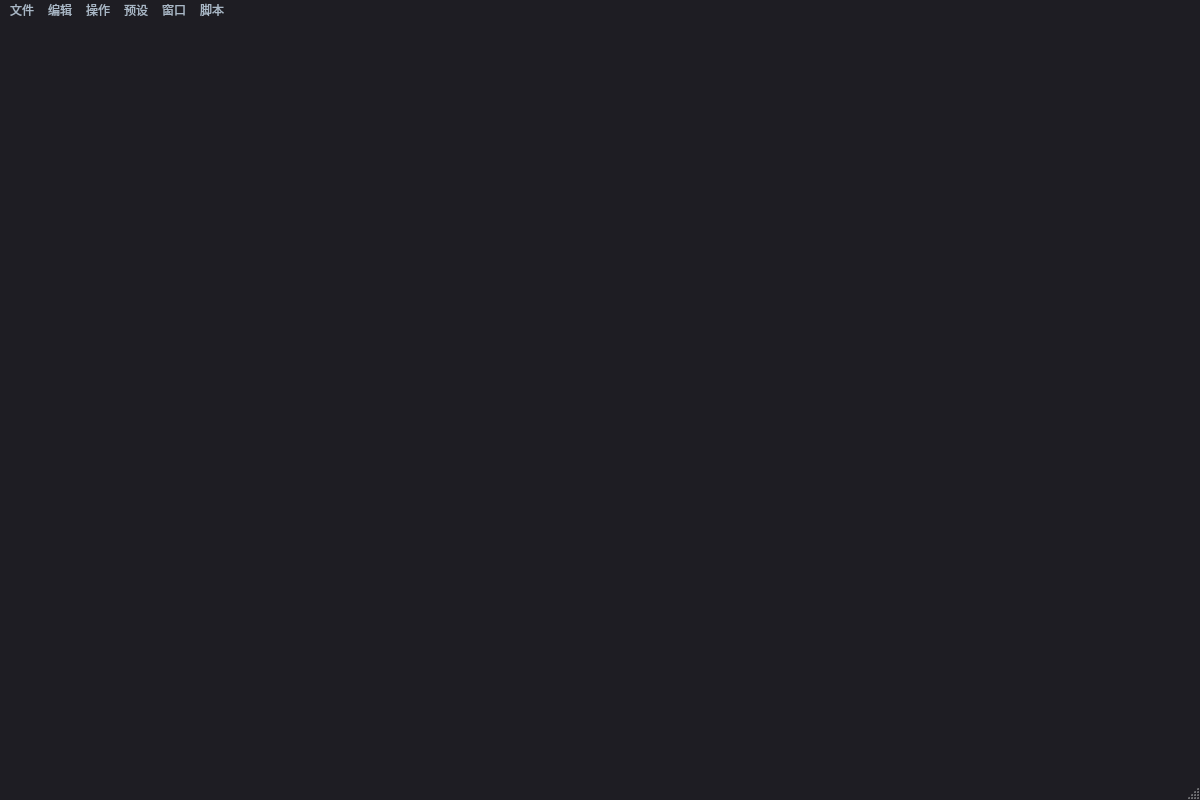
<?xml version="1.0" encoding="UTF-8"?>
<ui version="4.0">
 <class>MainWindow</class>
 <widget class="QMainWindow" name="MainWindow">
  <property name="geometry">
   <rect>
    <x>0</x>
    <y>0</y>
    <width>1200</width>
    <height>800</height>
   </rect>
  </property>
  <property name="windowTitle">
   <string>MainWindow</string>
  </property>
  <property name="styleSheet">
   <string notr="true">/*
Material Dark Style Sheet for QT Applications
Author: Jaime A. Quiroga P.
Inspired on https://github.com/jxfwinter/qt-material-stylesheet
Company: GTRONICK
Last updated: 04/12/2018, 15:00.
Available at: https://github.com/GTRONICK/QSS/blob/master/MaterialDark.qss
*/

QMainWindow {
	background-color:#1e1d23;
}
QDialog {
	background-color:#1e1d23;
}
QColorDialog {
	background-color:#1e1d23;
}
QTextEdit {
	background-color:#1e1d23;
	color: #a9b7c6;
}
QPlainTextEdit {
	selection-background-color:#007b50;
	background-color:#1e1d23;
	border-style: solid;
	border-top-color: transparent;
	border-right-color: transparent;
	border-left-color: transparent;
	border-bottom-color: transparent;
	border-width: 1px;
	color: #a9b7c6;
}
QPushButton{
	border-style: solid;
	border-top-color: transparent;
	border-right-color: transparent;
	border-left-color: transparent;
	border-bottom-color: transparent;
	border-width: 1px;
	border-style: solid;
	color: #a9b7c6;
	padding: 2px;
	background-color: #1e1d23;
}
QPushButton::default{
	border-style: inset;
	border-top-color: transparent;
	border-right-color: transparent;
	border-left-color: transparent;
	border-bottom-color: #04b97f;
	border-width: 1px;
	color: #a9b7c6;
	padding: 2px;
	background-color: #1e1d23;
}
QToolButton {
	border-style: solid;
	border-top-color: transparent;
	border-right-color: transparent;
	border-left-color: transparent;
	border-bottom-color: #04b97f;
	border-bottom-width: 1px;
	border-style: solid;
	color: #a9b7c6;
	padding: 2px;
	background-color: #1e1d23;
}
QToolButton:hover{
	border-style: solid;
	border-top-color: transparent;
	border-right-color: transparent;
	border-left-color: transparent;
	border-bottom-color: #37efba;
	border-bottom-width: 2px;
	border-style: solid;
	color: #FFFFFF;
	padding-bottom: 1px;
	background-color: #1e1d23;
}
QPushButton:hover{
	border-style: solid;
	border-top-color: transparent;
	border-right-color: transparent;
	border-left-color: transparent;
	border-bottom-color: #37efba;
	border-bottom-width: 1px;
	border-style: solid;
	color: #FFFFFF;
	padding-bottom: 2px;
	background-color: #1e1d23;
}
QPushButton:pressed{
	border-style: solid;
	border-top-color: transparent;
	border-right-color: transparent;
	border-left-color: transparent;
	border-bottom-color: #37efba;
	border-bottom-width: 2px;
	border-style: solid;
	color: #37efba;
	padding-bottom: 1px;
	background-color: #1e1d23;
}
QPushButton:disabled{
	border-style: solid;
	border-top-color: transparent;
	border-right-color: transparent;
	border-left-color: transparent;
	border-bottom-color: #808086;
	border-bottom-width: 2px;
	border-style: solid;
	color: #808086;
	padding-bottom: 1px;
	background-color: #1e1d23;
}
QLineEdit {
	border-width: 1px; border-radius: 4px;
	border-color: rgb(58, 58, 58);
	border-style: inset;
	padding: 0 8px;
	color: #a9b7c6;
	background:#1e1d23;
	selection-background-color:#007b50;
	selection-color: #FFFFFF;
}
QLabel {
	color: #a9b7c6;
}
QLCDNumber {
	color: #37e6b4;
}
QProgressBar {
	text-align: center;
	color: rgb(240, 240, 240);
	border-width: 1px; 
	border-radius: 10px;
	border-color: rgb(58, 58, 58);
	border-style: inset;
	background-color:#1e1d23;
}
QProgressBar::chunk {
	background-color: #04b97f;
	border-radius: 5px;
}
QMenuBar {
	background-color: #1e1d23;
}
QMenuBar::item {
	color: #a9b7c6;
  	spacing: 3px;
  	padding: 1px 4px;
  	background: #1e1d23;
}

QMenuBar::item:selected {
  	background:#1e1d23;
	color: #FFFFFF;
}
QMenu::item:selected {
	border-style: solid;
	border-top-color: transparent;
	border-right-color: transparent;
	border-left-color: #04b97f;
	border-bottom-color: transparent;
	border-left-width: 2px;
	color: #FFFFFF;
	padding-left:15px;
	padding-top:4px;
	padding-bottom:4px;
	padding-right:7px;
	background-color: #1e1d23;
}
QMenu::item {
	border-style: solid;
	border-top-color: transparent;
	border-right-color: transparent;
	border-left-color: transparent;
	border-bottom-color: transparent;
	border-bottom-width: 1px;
	border-style: solid;
	color: #a9b7c6;
	padding-left:17px;
	padding-top:4px;
	padding-bottom:4px;
	padding-right:7px;
	background-color: #1e1d23;
}
QMenu{
	background-color:#1e1d23;
}
QTabWidget {
	color:rgb(0,0,0);
	background-color:#1e1d23;
}
QTabWidget::pane {
		border-color: rgb(77,77,77);
		background-color:#1e1d23;
		border-style: solid;
		border-width: 1px;
    	border-radius: 6px;
}
QTabBar::tab {
	border-style: solid;
	border-top-color: transparent;
	border-right-color: transparent;
	border-left-color: transparent;
	border-bottom-color: transparent;
	border-bottom-width: 1px;
	border-style: solid;
	color: #808086;
	padding: 3px;
	margin-left:3px;
	background-color: #1e1d23;
}
QTabBar::tab:selected, QTabBar::tab:last:selected, QTabBar::tab:hover {
  	border-style: solid;
	border-top-color: transparent;
	border-right-color: transparent;
	border-left-color: transparent;
	border-bottom-color: #04b97f;
	border-bottom-width: 2px;
	border-style: solid;
	color: #FFFFFF;
	padding-left: 3px;
	padding-bottom: 2px;
	margin-left:3px;
	background-color: #1e1d23;
}

QCheckBox {
	color: #a9b7c6;
	padding: 2px;
}
QCheckBox:disabled {
	color: #808086;
	padding: 2px;
}

QCheckBox:hover {
	border-radius:4px;
	border-style:solid;
	padding-left: 1px;
	padding-right: 1px;
	padding-bottom: 1px;
	padding-top: 1px;
	border-width:1px;
	border-color: rgb(87, 97, 106);
	background-color:#1e1d23;
}
QCheckBox::indicator:checked {

	height: 10px;
	width: 10px;
	border-style:solid;
	border-width: 1px;
	border-color: #04b97f;
	color: #a9b7c6;
	background-color: #04b97f;
}
QCheckBox::indicator:unchecked {

	height: 10px;
	width: 10px;
	border-style:solid;
	border-width: 1px;
	border-color: #04b97f;
	color: #a9b7c6;
	background-color: transparent;
}
QRadioButton {
	color: #a9b7c6;
	background-color: #1e1d23;
	padding: 1px;
}
QRadioButton::indicator:checked {
	height: 10px;
	width: 10px;
	border-style:solid;
	border-radius:5px;
	border-width: 1px;
	border-color: #04b97f;
	color: #a9b7c6;
	background-color: #04b97f;
}
QRadioButton::indicator:!checked {
	height: 10px;
	width: 10px;
	border-style:solid;
	border-radius:5px;
	border-width: 1px;
	border-color: #04b97f;
	color: #a9b7c6;
	background-color: transparent;
}
QStatusBar {
	color:#027f7f;
}
QSpinBox {
	color: #a9b7c6;	
	background-color: #1e1d23;
}
QDoubleSpinBox {
	color: #a9b7c6;	
	background-color: #1e1d23;
}
QTimeEdit {
	color: #a9b7c6;	
	background-color: #1e1d23;
}
QDateTimeEdit {
	color: #a9b7c6;	
	background-color: #1e1d23;
}
QDateEdit {
	color: #a9b7c6;	
	background-color: #1e1d23;
}
QComboBox {
	color: #a9b7c6;	
	background: #1e1d23;
}
QComboBox:editable {
	background: #1e1d23;
	color: #a9b7c6;
	selection-background-color: #1e1d23;
}
QComboBox QAbstractItemView {
	color: #a9b7c6;	
	background: #1e1d23;
	selection-color: #FFFFFF;
	selection-background-color: #1e1d23;
}
QComboBox:!editable:on, QComboBox::drop-down:editable:on {
	color: #a9b7c6;	
	background: #1e1d23;
}
QFontComboBox {
	color: #a9b7c6;	
	background-color: #1e1d23;
}
QToolBox {
	color: #a9b7c6;
	background-color: #1e1d23;
}
QToolBox::tab {
	color: #a9b7c6;
	background-color: #1e1d23;
}
QToolBox::tab:selected {
	color: #FFFFFF;
	background-color: #1e1d23;
}
QScrollArea {
	color: #FFFFFF;
	background-color: #1e1d23;
}
QSlider::groove:horizontal {
	height: 5px;
	background: #04b97f;
}
QSlider::groove:vertical {
	width: 5px;
	background: #04b97f;
}
QSlider::handle:horizontal {
	background: qlineargradient(x1:0, y1:0, x2:1, y2:1, stop:0 #b4b4b4, stop:1 #8f8f8f);
	border: 1px solid #5c5c5c;
	width: 14px;
	margin: -5px 0;
	border-radius: 7px;
}
QSlider::handle:vertical {
	background: qlineargradient(x1:1, y1:1, x2:0, y2:0, stop:0 #b4b4b4, stop:1 #8f8f8f);
	border: 1px solid #5c5c5c;
	height: 14px;
	margin: 0 -5px;
	border-radius: 7px;
}
QSlider::add-page:horizontal {
    background: white;
}
QSlider::add-page:vertical {
    background: white;
}
QSlider::sub-page:horizontal {
    background: #04b97f;
}
QSlider::sub-page:vertical {
    background: #04b97f;
}

/* 垂直滚动条整体区域 */
QScrollBar:vertical {
    background: #1e1d23;
    width: 12px;
    margin: 0px 0px 0px 0px;
}

/* 垂直滚动条滑块 */
QScrollBar::handle:vertical {
    background: #3a3a3a; /* 深灰色滑块 */
    min-height: 20px;
    border-radius: 6px;
    margin: 2px;
}

/* 鼠标悬停在滑块上时变为主题翠绿色 */
QScrollBar::handle:vertical:hover {
    background: #04b97f;
}

/* 隐藏垂直滚动条顶部的箭头按钮 */
QScrollBar::add-line:vertical, QScrollBar::sub-line:vertical {
    height: 0px;
}

/* 水平滚动条整体区域 */
QScrollBar:horizontal {
    background: #1e1d23;
    height: 12px;
    margin: 0px 0px 0px 0px;
}

/* 水平滚动条滑块 */
QScrollBar::handle:horizontal {
    background: #3a3a3a;
    min-width: 20px;
    border-radius: 6px;
    margin: 2px;
}

/* 鼠标悬停在滑块上 */
QScrollBar::handle:horizontal:hover {
    background: #04b97f;
}

/* 隐藏水平滚动条两端的箭头按钮 */
QScrollBar::add-line:horizontal, QScrollBar::sub-line:horizontal {
    width: 0px;
}

/* 滚动条背景（槽） */
QScrollBar::add-page:vertical, QScrollBar::sub-page:vertical,
QScrollBar::add-page:horizontal, QScrollBar::sub-page:horizontal {
    background: none;
}

QListView {
	selection-background-color:#FFFFFF;
	background-color:#1e1d23;
	border-style: solid;
	border-top-color: transparent;
	border-right-color: transparent;
	border-left-color: transparent;
	border-bottom-color: transparent;
	border-width: 1px;
	color: #FFFFFF;
	font: 10pt &quot;JetBrains Mono&quot;;
}</string>
  </property>
  <widget class="QWidget" name="centralwidget">
   <layout class="QHBoxLayout" name="horizontalLayout">
    <item>
     <widget class="QListView" name="listView">
      <property name="styleSheet">
       <string notr="true"/>
      </property>
     </widget>
    </item>
   </layout>
  </widget>
  <widget class="QMenuBar" name="menubar">
   <property name="geometry">
    <rect>
     <x>0</x>
     <y>0</y>
     <width>1200</width>
     <height>18</height>
    </rect>
   </property>
   <widget class="QMenu" name="menua">
    <property name="title">
     <string>文件</string>
    </property>
    <addaction name="action_load"/>
    <addaction name="action_reload"/>
    <addaction name="action_save"/>
    <addaction name="action_save_as"/>
    <addaction name="action_open"/>
   </widget>
   <widget class="QMenu" name="menub">
    <property name="title">
     <string>编辑</string>
    </property>
    <addaction name="action_cut"/>
    <addaction name="action_copy"/>
    <addaction name="action_paste"/>
    <addaction name="action_undo"/>
    <addaction name="action_tab"/>
    <addaction name="action_back"/>
   </widget>
   <widget class="QMenu" name="menu">
    <property name="title">
     <string>操作</string>
    </property>
    <addaction name="action_auto"/>
    <addaction name="action_oneline"/>
    <addaction name="action_cd"/>
    <addaction name="action_sa"/>
    <addaction name="action_sp"/>
    <addaction name="action_ch"/>
   </widget>
   <widget class="QMenu" name="menu_2">
    <property name="title">
     <string>预设</string>
    </property>
    <addaction name="action_1"/>
    <addaction name="action_0"/>
    <addaction name="action_a1"/>
    <addaction name="action_25"/>
    <addaction name="action_33"/>
    <addaction name="action_50"/>
    <addaction name="action_75"/>
    <addaction name="action_100"/>
    <addaction name="action_c1"/>
    <addaction name="action_c25"/>
    <addaction name="action_c33"/>
    <addaction name="action_c50"/>
    <addaction name="action_c75"/>
   </widget>
   <widget class="QMenu" name="menu_3">
    <property name="title">
     <string>窗口</string>
    </property>
    <addaction name="action_top"/>
   </widget>
   <widget class="QMenu" name="menu_4">
    <property name="title">
     <string>脚本</string>
    </property>
    <addaction name="action_vpk"/>
    <addaction name="separator"/>
    <addaction name="action_bot_cmd"/>
    <addaction name="action_steam_cmd"/>
    <addaction name="separator"/>
    <addaction name="action_gi_open"/>
    <addaction name="action_gi"/>
    <addaction name="action_gi_reset"/>
    <addaction name="action_clean_skin"/>
    <addaction name="separator"/>
    <addaction name="action_xp"/>
    <addaction name="action_item_time"/>
    <addaction name="action_item"/>
    <addaction name="separator"/>
    <addaction name="action_path_dir"/>
    <addaction name="action_hero_dir"/>
    <addaction name="action_bot_dir"/>
    <addaction name="action_dota_dir"/>
    <addaction name="action_mod_dir"/>
    <addaction name="action_skin_dir"/>
    <addaction name="action_skin_dir2"/>
    <addaction name="action_skin_dir3"/>
    <addaction name="separator"/>
    <addaction name="action_general_lua"/>
    <addaction name="action_killed_lua"/>
    <addaction name="action_vpk_file"/>
    <addaction name="action_config"/>
   </widget>
   <addaction name="menua"/>
   <addaction name="menub"/>
   <addaction name="menu"/>
   <addaction name="menu_2"/>
   <addaction name="menu_3"/>
   <addaction name="menu_4"/>
  </widget>
  <widget class="QStatusBar" name="statusbar"/>
  <action name="action_load">
   <property name="text">
    <string>载入</string>
   </property>
   <property name="shortcut">
    <string>L</string>
   </property>
  </action>
  <action name="action_reload">
   <property name="text">
    <string>重载</string>
   </property>
   <property name="shortcut">
    <string>R</string>
   </property>
  </action>
  <action name="action_save">
   <property name="text">
    <string>保存</string>
   </property>
   <property name="shortcut">
    <string>S</string>
   </property>
  </action>
  <action name="action_save_as">
   <property name="text">
    <string>另存</string>
   </property>
   <property name="shortcut">
    <string>A</string>
   </property>
  </action>
  <action name="action_cut">
   <property name="text">
    <string>剪切</string>
   </property>
   <property name="shortcut">
    <string>X</string>
   </property>
  </action>
  <action name="action_copy">
   <property name="text">
    <string>复制</string>
   </property>
   <property name="shortcut">
    <string>C</string>
   </property>
  </action>
  <action name="action_paste">
   <property name="text">
    <string>粘贴</string>
   </property>
   <property name="shortcut">
    <string>V</string>
   </property>
  </action>
  <action name="action_undo">
   <property name="text">
    <string>撤回</string>
   </property>
   <property name="shortcut">
    <string>Z</string>
   </property>
  </action>
  <action name="action_auto">
   <property name="text">
    <string>自动</string>
   </property>
   <property name="shortcut">
    <string>Space</string>
   </property>
  </action>
  <action name="action_oneline">
   <property name="text">
    <string>单行</string>
   </property>
   <property name="shortcut">
    <string>Ctrl+Space</string>
   </property>
  </action>
  <action name="action_sa">
   <property name="text">
    <string>魔晶</string>
   </property>
   <property name="shortcut">
    <string>Shift+A</string>
   </property>
  </action>
  <action name="action_sp">
   <property name="text">
    <string>魔杖</string>
   </property>
   <property name="shortcut">
    <string>Shift+S</string>
   </property>
  </action>
  <action name="action_cd">
   <property name="text">
    <string>冷却</string>
   </property>
   <property name="shortcut">
    <string>D</string>
   </property>
  </action>
  <action name="action_1">
   <property name="text">
    <string>=1</string>
   </property>
   <property name="shortcut">
    <string>1</string>
   </property>
  </action>
  <action name="action_0">
   <property name="text">
    <string>=0</string>
   </property>
   <property name="shortcut">
    <string>0</string>
   </property>
  </action>
  <action name="action_15">
   <property name="text">
    <string>+1</string>
   </property>
   <property name="shortcut">
    <string>1</string>
   </property>
  </action>
  <action name="action_50">
   <property name="text">
    <string>+50%</string>
   </property>
   <property name="shortcut">
    <string>5</string>
   </property>
  </action>
  <action name="action_75">
   <property name="text">
    <string>+75%</string>
   </property>
   <property name="shortcut">
    <string>7</string>
   </property>
  </action>
  <action name="action_25">
   <property name="text">
    <string>+25%</string>
   </property>
   <property name="shortcut">
    <string>2</string>
   </property>
  </action>
  <action name="action_c50">
   <property name="text">
    <string>-50%</string>
   </property>
   <property name="shortcut">
    <string>Ctrl+5</string>
   </property>
  </action>
  <action name="action_c25">
   <property name="text">
    <string>-25%</string>
   </property>
   <property name="shortcut">
    <string>Ctrl+2</string>
   </property>
  </action>
  <action name="action_tab">
   <property name="text">
    <string>缩进</string>
   </property>
  </action>
  <action name="action_back">
   <property name="text">
    <string>退格</string>
   </property>
   <property name="shortcut">
    <string>Backspace</string>
   </property>
  </action>
  <action name="action_33">
   <property name="text">
    <string>+33%</string>
   </property>
   <property name="shortcut">
    <string>3</string>
   </property>
  </action>
  <action name="action_c33">
   <property name="text">
    <string>-33%</string>
   </property>
   <property name="shortcut">
    <string>Ctrl+3</string>
   </property>
  </action>
  <action name="action_top">
   <property name="checkable">
    <bool>true</bool>
   </property>
   <property name="text">
    <string>置顶</string>
   </property>
   <property name="shortcut">
    <string>Ctrl+T</string>
   </property>
   <property name="visible">
    <bool>true</bool>
   </property>
  </action>
  <action name="action800x600">
   <property name="text">
    <string>1000x800</string>
   </property>
  </action>
  <action name="action_steam_cmd">
   <property name="text">
    <string>复制steam启动项</string>
   </property>
  </action>
  <action name="action_gi">
   <property name="text">
    <string>更新gi</string>
   </property>
  </action>
  <action name="action_gi_reset">
   <property name="text">
    <string>重置gi</string>
   </property>
  </action>
  <action name="action_xp">
   <property name="text">
    <string>更新经验和金钱</string>
   </property>
  </action>
  <action name="action_item_time">
   <property name="text">
    <string>更新中立物品时间</string>
   </property>
  </action>
  <action name="action_item">
   <property name="text">
    <string>更新物品属性</string>
   </property>
  </action>
  <action name="action_vpk">
   <property name="text">
    <string>生成vpk文件</string>
   </property>
   <property name="shortcut">
    <string>Ctrl+Return</string>
   </property>
  </action>
  <action name="action_bot_cmd">
   <property name="text">
    <string>复制bot指令</string>
   </property>
  </action>
  <action name="action_bot_dir">
   <property name="text">
    <string>打开bot文件夹</string>
   </property>
  </action>
  <action name="action_dota_dir">
   <property name="text">
    <string>打开dota文件夹</string>
   </property>
  </action>
  <action name="action_general_lua">
   <property name="text">
    <string>打开general.lua</string>
   </property>
  </action>
  <action name="action_open">
   <property name="text">
    <string>打开</string>
   </property>
   <property name="shortcut">
    <string>O</string>
   </property>
  </action>
  <action name="action_killed_lua">
   <property name="text">
    <string>打开OnEntityKilled.lua</string>
   </property>
  </action>
  <action name="action33">
   <property name="text">
    <string>1</string>
   </property>
  </action>
  <action name="action_100">
   <property name="text">
    <string>+100%</string>
   </property>
  </action>
  <action name="action_c75">
   <property name="text">
    <string>-75%</string>
   </property>
   <property name="shortcut">
    <string>Ctrl+7</string>
   </property>
  </action>
  <action name="action_mod_dir">
   <property name="text">
    <string>打开mod文件夹</string>
   </property>
  </action>
  <action name="action_skin_dir">
   <property name="text">
    <string>打开Dota2SkinChanger</string>
   </property>
  </action>
  <action name="action_skin_dir2">
   <property name="text">
    <string>打开Dota2SkinChanger2</string>
   </property>
  </action>
  <action name="action_clean_skin">
   <property name="text">
    <string>清空皮肤</string>
   </property>
  </action>
  <action name="action_path_dir">
   <property name="text">
    <string>打开根目录</string>
   </property>
  </action>
  <action name="action_hero_dir">
   <property name="text">
    <string>打开英雄文件夹</string>
   </property>
  </action>
  <action name="action_gi_open">
   <property name="text">
    <string>打开gi</string>
   </property>
  </action>
  <action name="action_c1">
   <property name="text">
    <string>-1</string>
   </property>
   <property name="shortcut">
    <string>-</string>
   </property>
  </action>
  <action name="action_a1">
   <property name="text">
    <string>+1</string>
   </property>
   <property name="shortcut">
    <string>+</string>
   </property>
  </action>
  <action name="action_ch">
   <property name="text">
    <string>充能</string>
   </property>
   <property name="shortcut">
    <string>H</string>
   </property>
  </action>
  <action name="action_skin_dir3">
   <property name="text">
    <string>打开Dota2SkinChanger3</string>
   </property>
  </action>
  <action name="action_vpk_file">
   <property name="text">
    <string>打开pak01_dir.vpk</string>
   </property>
  </action>
  <action name="action_config">
   <property name="text">
    <string>打开config.json</string>
   </property>
  </action>
 </widget>
 <resources/>
 <connections/>
</ui>
